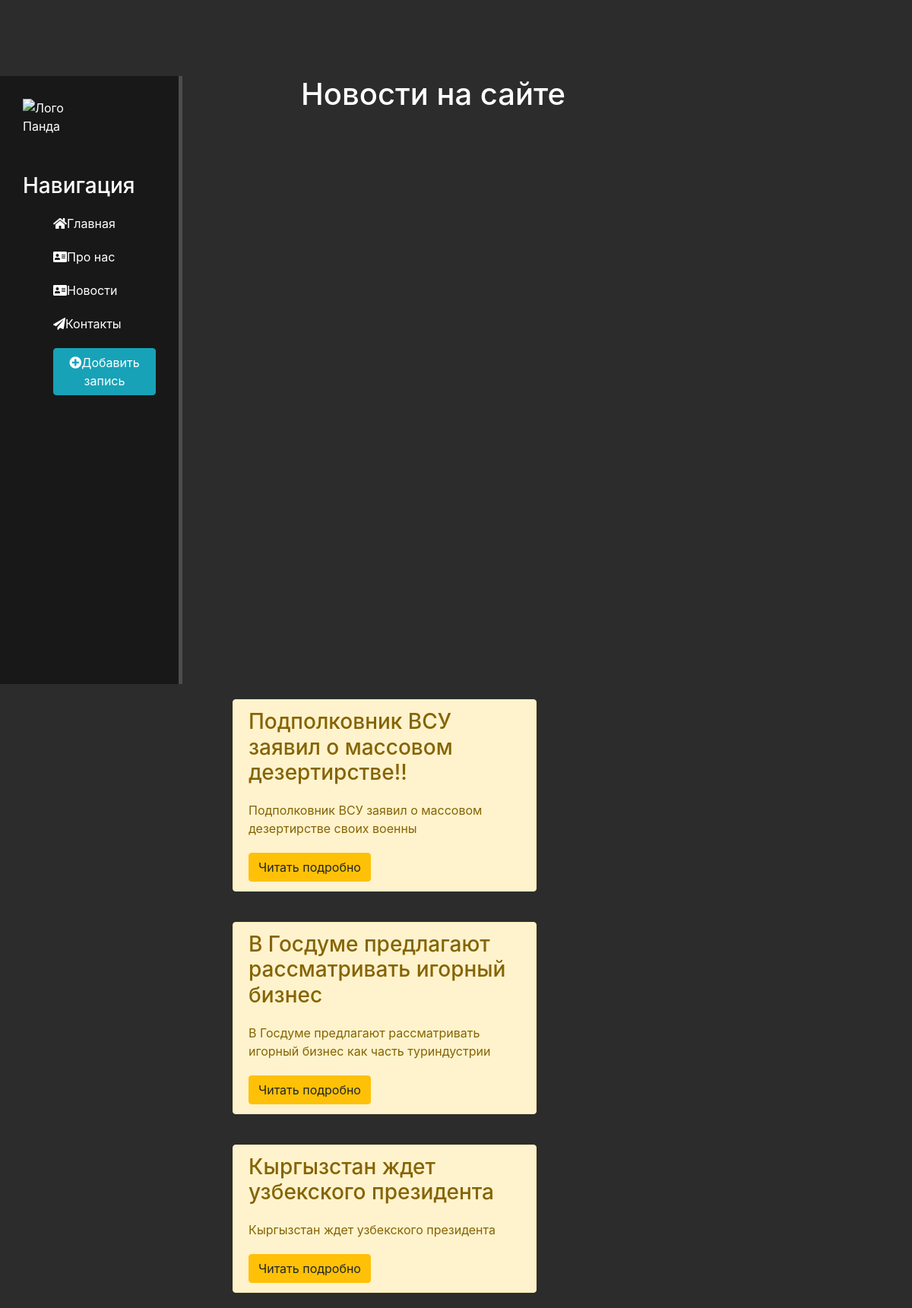
Page /news/ on the committed database.
### news/models.py (models this page shows, shortened)
class Artiles(models.Model):
    title = models.CharField('Название', max_length=50)
    anons = models.CharField('Анонс', max_length=250)
    full_text = models.TextField('Статья')
    date = models.DateTimeField('Дата публикации')
    class Meta:
        verbose_name = 'Новость'
        verbose_name_plural = 'Новости'

### news/views.py (the view)
# urls.py: path('', views.news_home, name='news_home'),
def news_home(request):
    news = Artiles.objects.all()
    return render(request, 'news/news_home.html', {'news': news})

### news/templates/news/news_home.html (shortened to what this page needs)
{% extends 'main/layout.html' %}
{% block content %}
     <div class="features">
        <h1>Новости на сайте</h1>
         {% for el in news %}
            <div class="alert alert-warning">
                <h3>{{ el.title }}</h3>
                <p>{{ el.anons }}</p>
                <a href="{% url 'news-detail' el.id %}" class="btn btn-warning">Читать подробно</a>
            </div>
         {% endfor %}
    </div>
{% endblock %}

### main/templates/main/layout.html (shortened to what this page needs)
{% load static %}
<!DOCTYPE html>
<html lang="en">
<head>
    <link rel="stylesheet" href="https://stackpath.bootstrapcdn.com/bootstrap/4.5.2/css/bootstrap.min.css">
    <link rel="stylesheet" href="{% static 'main/css/main.css' %}">
    <link rel="stylesheet" href="https://use.fontawesome.com/releases/v5.8.2/css/all.css">
</head>
<body>
    <aside>
         <img src="{% static 'main/img/1801287.svg' %}" alt="Лого">
        <span class="logo">Панда</span>
        <h3>Навигация</h3>
        <ul>
            <a href="{% url 'home' %}"><li><i class="fas fa-home"></i>Главная</li></a>
            <a href="{% url 'about' %}"><li><i class="fas fa-address-card"></i>Про нас</li></a>
            <a href="{% url 'news_home' %}"><li><i class="fas fa-address-card"></i>Новости</li></a>
            <a href=""><li><i class="fas fa-paper-plane"></i>Контакты</li></a>
            <a href="{% url 'create' %}"><li><button class="btn btn-info"><i class="fas fa-plus-circle"></i>Добавить запись</button></li></a>
        </ul>
    </aside>
    <main>
        {% block content %}
        {% endblock %}
    </main>
</body>
</html>

### main/static/main/css/main.css (style rules this page uses)
body { background: #2c2c2c; }
aside { float: left; background: #181818; width: 20%; padding: 2.5%; height: 100vh; color: #fff; border-right: 5px solid #4d4d4d; }
aside img { width: 180px; float: left; }
aside h3 { margin-top: 50px; front-size: 28px; }
aside ul { list-style: none }
aside ul li { color: #fff; display: block; margin-top: 20px; transition: transform .6s ease; }
main .features { float: center; color: #fff; margin-top: 100px; text-align: center; width: 75% }
main .features h1 { front-size: 50px; }
main .features p { max-width: 400px; margin: 20px auto }
.alert-warning { float: left; clear: both; width: 400px; margin: 20px 34%; text-align: left; }

### rows in the picture
Artiles: title "Подполковник ВСУ заявил о массовом дезертирстве!!", anons "Подполковник ВСУ заявил о массовом дезертирстве своих военны"
Artiles: title "В Госдуме предлагают рассматривать игорный бизнес", anons "В Госдуме предлагают рассматривать игорный бизнес как часть туриндустрии"
Artiles: title "Кыргызстан ждет узбекского президента", anons "Кыргызстан ждет узбекского президента"
